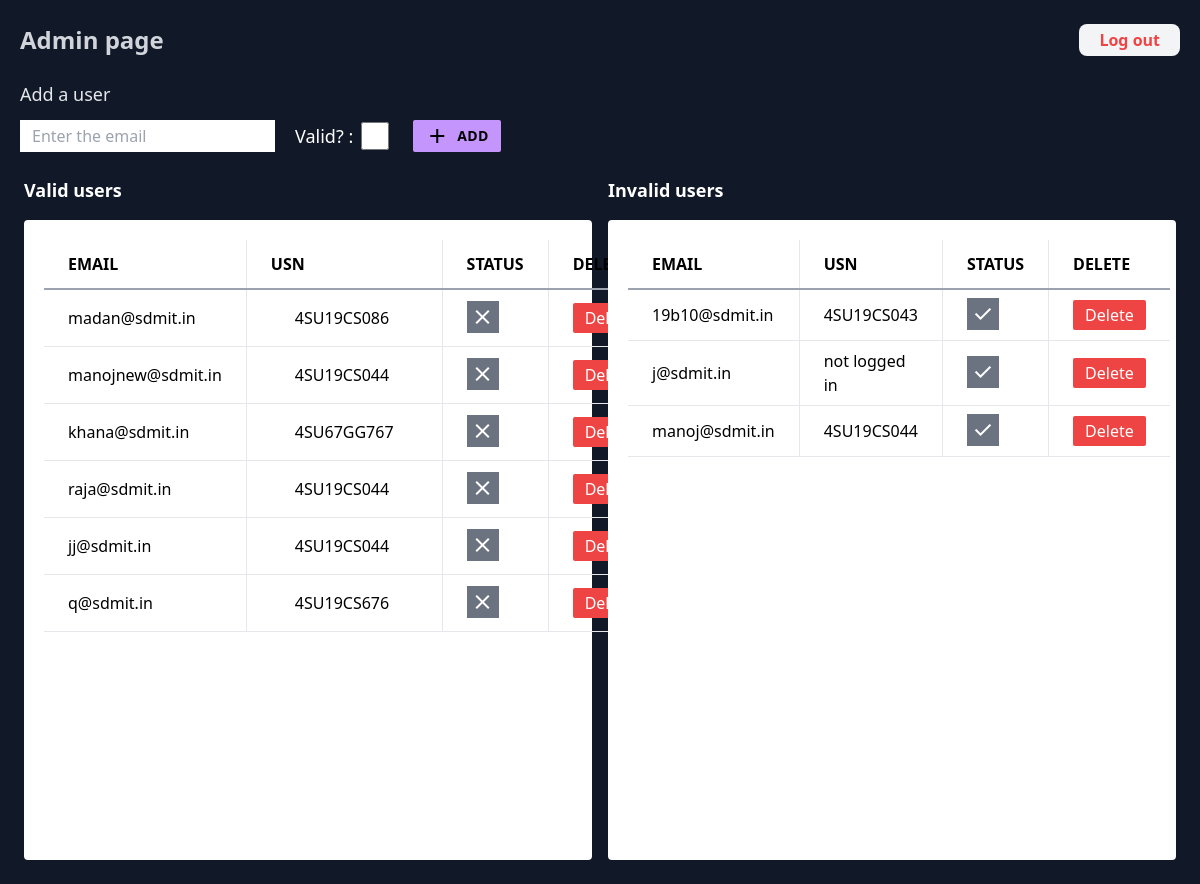
The app's page /n/admin/ (signed in) with its own data.
### network/models.py (models this page shows, shortened)
class authusers(models.Model):
    user = models.TextField(blank=True,default="")
    email = models.EmailField(blank=True,primary_key=True,default="")
    valid = models.BooleanField(default=True)
    date_created = models.DateTimeField(default=timezone.now)

### network/views.py (the view, shortened to what this page needs)
# urls.py: path("n/admin/", views.adminpage, name="adminpage"),
@login_required(login_url='/n/admin/login')
def adminpage(request):
    return render(request,'network/admin.html',{
        'users':authusers.objects.values().order_by('-date_created')
    })

### network/templates/network/admin.html (shortened to what this page needs)
<!DOCTYPE html>
<html lang="en">
<head>
    <script src="https://cdn.tailwindcss.com"></script>
</head>
<body class='overflow-x-hidden'>
    <div class=' w-screen min-h-screen bg-gray-900 overflow-x-hidden'>
        <div class="  h-20  flex justify-between items-center w-full">
            <p class="text-2xl  font-bold  text-gray-300 px-5">
                Admin page
            </p>
            <a href="{% url 'adminlogout' %}" class="px-5 py-1 rounded-lg mx-5 text-red-500 font-bold bg-gray-100">Log out</a>
        </div>
        <div class='w-full'>
            <p class=" text-gray-200 mx-5 text-lg ">Add a user</p>
            <form action="" method='post' >
            <div class="px-5 flex justify-start pt-3 items-center w-screen">
                <input type="text" name='email'  autocomplete='off' class=' mr-3 py-1 px-3' placeholder="Enter the email"  id='usn'>
                <p class='text-white text-lg inline-block mx-2'>Valid? :</p>
                <input type="checkbox" name='check[]' class='p-4 h-7 w-7 inline bg-red-400 mr-2'>
                <button type="submit" class=" px-3 py-1   bg-[#C395FD] hover:bg-[#d399ff] rounded-sm mx-4 flex justify-betweeen items-center" id='add' >
                    <span class="material-symbols-outlined  ">add</span>
                    <p class="text-sm text-black font-bold tracking-wide ml-2">ADD</p>
                </button>
            </div>
            </form>
        </div>
        <div class="w-screen overflow-x-hidden h-fit grid grid-cols-2 gap-4 p-6">
            <p class="text-white text-left text-lg font-bold ">Valid users</p>
            <p class="text-white text-left text-lg font-bold ">Invalid users</p>
            <div class="bg-white p-5 rounded">
                <table class="table-auto w-full h-fit text-left text-base">
                    <thead>
                    <tr class="uppercase border-b-2 border-gray-400 ">
                        <th class="px-6  py-3 border-r">Email</th>
                        <th class="px-6  py-3 border-r">USN</th>
                        <th class="px-6  py-3 border-r">status</th>
                        <th class="px-6 py-3 ">delete</th>
                    </tr>
                    </thead>
                    <tbody>
                    {% for user in users  %}
                        {% if user.valid %}
                            <tr class="border-b ">
                                <td class="px-6 py-2  border-r">{{ user.email }}</td>
                                <td class="px-6 py-2  border-r">
                                    {% if user.user %}
                                        <p class="px-6 py-2  ">{{ user.user }}</p>
                                    {% else %}
                                        <p class="px-6 py-2  ">not logged in</p>
                                    {% endif %}
                                </td>
                                <td class="px-6 py-2 border-r "><a href="{% url 'changevalid' user.email %}"><span class="bg-gray-500 material-symbols-outlined text-white p-1 ">close</span></a></td>
                                <td class="px-6 py-2  "><button><a href="{% url 'removeuser' user.email %}" class="bg-red-500 px-3 py-1 rounded-sm text-white ">Delete</a></button></td>
                            </tr>
                        {% endif %}
                    {% endfor %}
                    </tbody>
                </table>
                </div>
                <div class="bg-white p-5 rounded min-h-[40rem] overflow-y-scroll">
                <table class="table-auto w-full h-fit text-left text-base">
                    <thead>
                    <tr class="uppercase border-b-2 border-gray-400 ">
                        <th class="px-6 py-3 border-r ">Email</th>
                        <th class="px-6 py-3 border-r ">USN</th>
                        <th class="px-6 py-3 border-r ">status</th>
                        <th class="px-6 py-3 ">delete</th>
                    </tr>
                    </thead>
                    <tbody>
                    {% for user in users  %}
                        {% if not user.valid %}
                            <tr class="border-b ">
                                <td class="px-6 py-2 border-r ">{{ user.email }}</td>
                                <td class="px-6 py-2 border-r ">
                                    {% if user.user %}
                                        <p>{{ user.user }}</p>
                                    {% else %}
                                        <p>not logged in</p>
                                    {% endif %}
                                </td>
                                <td class="px-6 py-2 border-r "><a href="{% url 'changevalid' user.email %}"><span class="bg-gray-500 material-symbols-outlined text-white p-1 ">done</span></a></td>
                                <td class="px-6 py-2  "><button><a href="{% url 'removeuser' user.email %}" class="bg-red-500 px-3 py-1 rounded-sm text-white ">Delete</a></button></td>
                            </tr>
                        {% endif %}
                    {% endfor %}
                    </tbody>
                </table>
            </div>
        </div>
    </div>
</body>
</html>

### records on screen
authusers: email "madan@sdmit.in", user "4SU19CS086"
authusers: email "manojnew@sdmit.in", user "4SU19CS044"
authusers: email "khana@sdmit.in", user "4SU67GG767"
authusers: email "raja@sdmit.in", user "4SU19CS044"
authusers: email "jj@sdmit.in", user "4SU19CS044"
authusers: email "q@sdmit.in", user "4SU19CS676"
authusers: email "19b10@sdmit.in", user "4SU19CS043"
authusers: email "j@sdmit.in", user "not logged in"
authusers: email "manoj@sdmit.in", user "4SU19CS044"
